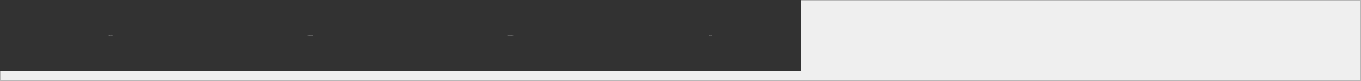
     <widget class="QFrame" name="frame_books_3">
      <property name="geometry">
       <rect>
        <x>0</x>
        <y>0</y>
        <width>1361</width>
        <height>81</height>
       </rect>
      </property>
      <property name="font">
       <font>
        <pointsize>-1</pointsize>
       </font>
      </property>
      <property name="styleSheet">
       <string notr="true">QPushButton{
    color: #b1b1b1;
    background-color: #323232;
	padding-left:20px;
	border:none;

border-radius:0;
}
QPushButton:hover{

    background-color: #424242;
}
</string>
      </property>
      <property name="frameShape">
       <enum>QFrame::StyledPanel</enum>
      </property>
      <property name="frameShadow">
       <enum>QFrame::Raised</enum>
      </property>
      <widget class="QPushButton" name="settingsaddemplframe_btn">
       <property name="enabled">
        <bool>true</bool>
       </property>
       <property name="geometry">
        <rect>
         <x>400</x>
         <y>0</y>
         <width>201</width>
         <height>71</height>
        </rect>
       </property>
       <property name="font">
        <font>
         <pointsize>-1</pointsize>
        </font>
       </property>
       <property name="cursor">
        <cursorShape>PointingHandCursor</cursorShape>
       </property>
       <property name="text">
        <string>Add Employe</string>
       </property>
       <property name="icon">
        <iconset resource="file.qrc">
         <normaloff>:/photos/add-user.png</normaloff>:/photos/add-user.png</iconset>
       </property>
       <property name="iconSize">
        <size>
         <width>30</width>
         <height>30</height>
        </size>
       </property>
      </widget>
      <widget class="QPushButton" name="settingsadddataframe_btn">
       <property name="geometry">
        <rect>
         <x>0</x>
         <y>0</y>
         <width>201</width>
         <height>71</height>
        </rect>
       </property>
       <property name="font">
        <font>
         <pointsize>-1</pointsize>
        </font>
       </property>
       <property name="cursor">
        <cursorShape>PointingHandCursor</cursorShape>
       </property>
       <property name="styleSheet">
        <string notr="true"/>
       </property>
       <property name="text">
        <string>Add Data</string>
       </property>
       <property name="icon">
        <iconset resource="file.qrc">
         <normaloff>:/photos/add (1).png</normaloff>:/photos/add (1).png</iconset>
       </property>
       <property name="iconSize">
        <size>
         <width>35</width>
         <height>35</height>
        </size>
       </property>
      </widget>
      <widget class="QPushButton" name="settingspermisframe_btn">
       <property name="enabled">
        <bool>false</bool>
       </property>
       <property name="geometry">
        <rect>
         <x>200</x>
         <y>0</y>
         <width>201</width>
         <height>71</height>
        </rect>
       </property>
       <property name="font">
        <font>
         <pointsize>-1</pointsize>
        </font>
       </property>
       <property name="cursor">
        <cursorShape>PointingHandCursor</cursorShape>
       </property>
       <property name="text">
        <string>Permissions</string>
       </property>
       <property name="icon">
        <iconset resource="file.qrc">
         <normaloff>:/photos/permission.png</normaloff>:/photos/permission.png</iconset>
       </property>
       <property name="iconSize">
        <size>
         <width>45</width>
         <height>45</height>
        </size>
       </property>
      </widget>
      <widget class="QPushButton" name="settingsemailframe_btn">
       <property name="enabled">
        <bool>false</bool>
       </property>
       <property name="geometry">
        <rect>
         <x>600</x>
         <y>0</y>
         <width>201</width>
         <height>71</height>
        </rect>
       </property>
       <property name="font">
        <font>
         <pointsize>-1</pointsize>
        </font>
       </property>
       <property name="cursor">
        <cursorShape>PointingHandCursor</cursorShape>
       </property>
       <property name="text">
        <string>Email</string>
       </property>
       <property name="icon">
        <iconset resource="file.qrc">
         <normaloff>:/photos/mail.png</normaloff>:/photos/mail.png</iconset>
       </property>
       <property name="iconSize">
        <size>
         <width>45</width>
         <height>45</height>
        </size>
       </property>
      </widget>
     </widget>
